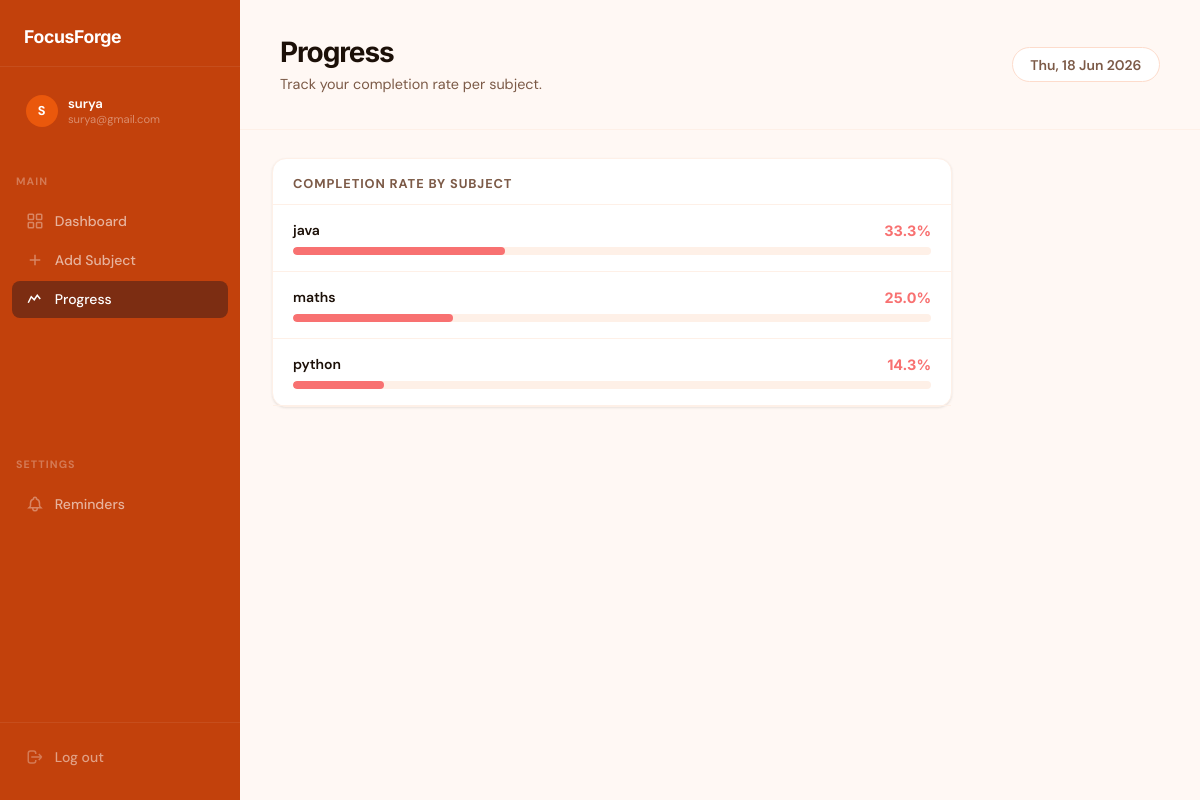
The page /progress (signed in) on the database as committed earlier.
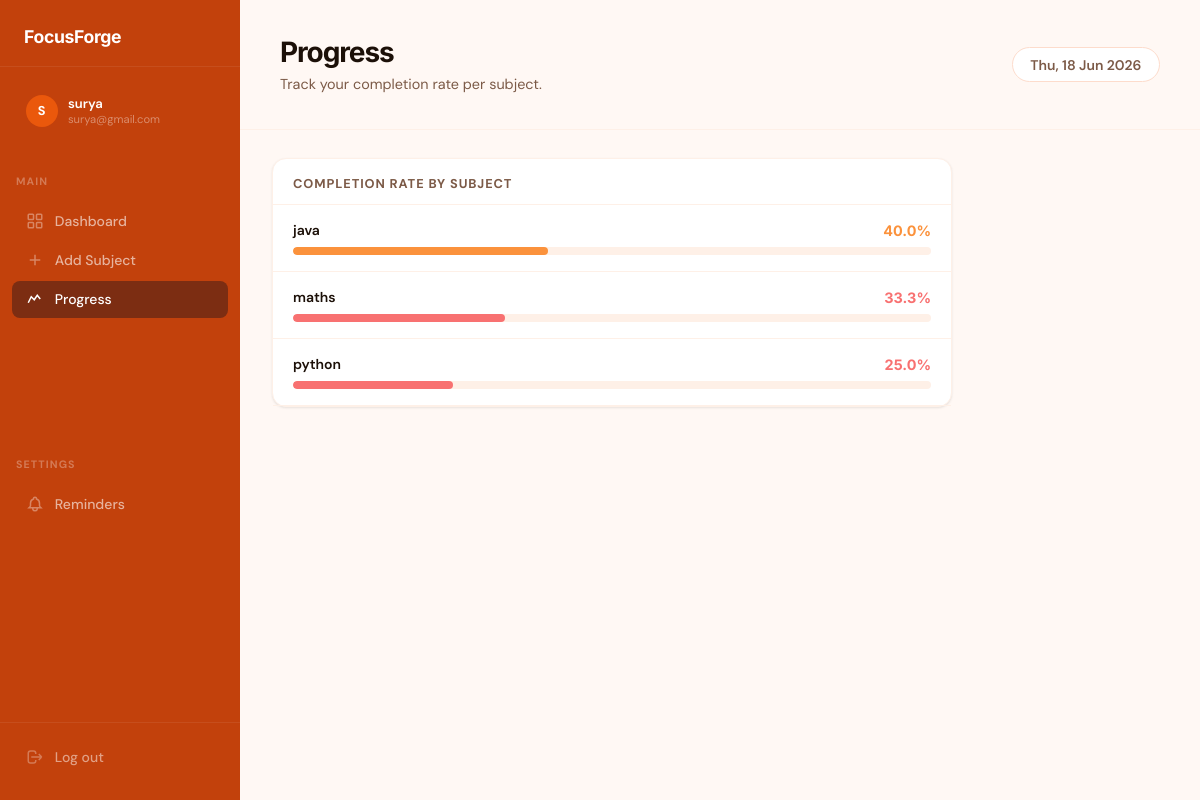
The same page on the database as committed later.
### models.py (models this page shows)
class User(UserMixin, db.Model):
    id = db.Column(db.Integer, primary_key=True)
    username = db.Column(db.String(150), unique=True, nullable=False)
    email = db.Column(db.String(150), unique=True, nullable=False)
    password = db.Column(db.String(150), nullable=False)
    daily_study_hours = db.Column(db.Float, default=0.0)
    subjects = db.relationship('Subject', backref='user', lazy=True)
    study_sessions = db.relationship('StudySession', backref='user', lazy=True)

class Subject(db.Model):
    id = db.Column(db.Integer, primary_key=True)
    user_id = db.Column(db.Integer, db.ForeignKey('user.id'), nullable=False)
    name = db.Column(db.String(150), nullable=False)
    exam_date = db.Column(db.Date, nullable=False)
    credit_hours = db.Column(db.Float, nullable=False)
    difficulty = db.Column(db.String(50), nullable=False)
    priority_score = db.Column(db.Float, default=0.0)

### app.py (the view)
@app.route('/progress')
@login_required
def progress():
    subjects = Subject.query.filter_by(user_id=current_user.id).all()
    stats = []
    for sub in subjects:
        total     = StudySession.query.filter_by(subject_id=sub.id).count()
        completed = StudySession.query.filter_by(subject_id=sub.id, completed=True).count()
        rate      = (completed / total * 100) if total > 0 else 0
        stats.append({'name': sub.name, 'rate': round(rate, 1)})
    return render_template('progress.html', stats=stats)

### app.py (called while the page is built)
@login_manager.user_loader
def load_user(user_id):
    return db.session.get(User, int(user_id))

### templates/progress.html (shortened to what this page needs)
{% extends "base.html" %}
{% block page_title %}Progress{% endblock %}
{% block page_subtitle %}<p>Track your completion rate per subject.</p>{% endblock %}
{% block content %}
<div style="max-width: 680px;">
  {% if stats %}
  <div class="card">
    <div class="card-header">Completion Rate by Subject</div>
    <div style="padding: 0;">
      {% for s in stats %}
      <div style="padding: 1rem 1.25rem; border-bottom: 1px solid var(--border-light);" {% if loop.last %}style="border-bottom:none;padding:1rem 1.25rem;"{% endif %}>
        <div style="display:flex; justify-content:space-between; align-items:center; margin-bottom:0.5rem;">
          <span style="font-weight:600; font-size:0.875rem;">{{ s.name }}</span>
          <span style="font-family:'Inter',sans-serif; font-weight:700; font-size:0.9rem;
            color: {% if s.rate >= 75 %}var(--green){% elif s.rate >= 40 %}var(--yellow){% else %}var(--red){% endif %};">
            {{ s.rate }}%
          </span>
        </div>
        <div class="progress-track">
          <div class="progress-fill" style="width:{{ s.rate }}%;
            background: {% if s.rate >= 75 %}var(--green){% elif s.rate >= 40 %}var(--yellow){% else %}var(--red){% endif %};"></div>
        </div>
      </div>
      {% endfor %}
    </div>
  </div>
  {% endif %}
</div>
{% endblock %}

### templates/base.html (shortened to what this page needs)
<!DOCTYPE html>
<html lang="en">
<head>
</head>
<body>
{% if current_user.is_authenticated %}
<aside class="sidebar">
  <div class="sidebar-logo">
    <a href="{{ url_for('dashboard') }}">
      <span class="logo-text">FocusForge</span>
    </a>
  </div>
  <div style="padding: 0.5rem 0.75rem; margin-top: 0.5rem;">
    <div class="user-chip">
      <div class="user-avatar">{{ current_user.username[0].upper() }}</div>
      <div class="user-info">
        <div class="user-name">{{ current_user.username }}</div>
        <div class="user-email">{{ current_user.email }}</div>
      </div>
    </div>
  </div>
  <div class="sidebar-section">Main</div>
  <nav class="sidebar-nav">
    <a href="{{ url_for('dashboard') }}" class="{{ 'active' if request.endpoint == 'dashboard' }}">
      <svg class="nav-icon" fill="none" stroke="currentColor" stroke-width="2" viewBox="0 0 24 24"><rect x="3" y="3" width="7" height="7" rx="1"/><rect x="14" y="3" width="7" height="7" rx="1"/><rect x="3" y="14" width="7" height="7" rx="1"/><rect x="14" y="14" width="7" height="7" rx="1"/></svg>
      Dashboard
    </a>
    <a href="{{ url_for('add_subject') }}" class="{{ 'active' if request.endpoint == 'add_subject' }}">
      <svg class="nav-icon" fill="none" stroke="currentColor" stroke-width="2" viewBox="0 0 24 24"><path d="M12 5v14M5 12h14"/></svg>
      Add Subject
    </a>
    <a href="{{ url_for('progress') }}" class="{{ 'active' if request.endpoint == 'progress' }}">
      <svg class="nav-icon" fill="none" stroke="currentColor" stroke-width="2" viewBox="0 0 24 24"><path d="M3 17l4-8 4 4 4-6 4 5"/></svg>
      Progress
    </a>
  </nav>
  <div class="sidebar-section">Settings</div>
  <nav class="sidebar-nav">
    <a href="{{ url_for('reminder_settings') }}" class="{{ 'active' if request.endpoint == 'reminder_settings' }}">
      <svg class="nav-icon" fill="none" stroke="currentColor" stroke-width="2" viewBox="0 0 24 24"><path d="M15 17h5l-1.405-1.405A2.032 2.032 0 0118 14.158V11a6.002 6.002 0 00-4-5.659V5a2 2 0 10-4 0v.341C7.67 6.165 6 8.388 6 11v3.159c0 .538-.214 1.055-.595 1.436L4 17h5m6 0v1a3 3 0 11-6 0v-1m6 0H9"/></svg>
      Reminders
    </a>
  </nav>
  <div class="sidebar-bottom">
    <a href="{{ url_for('logout') }}">
      <svg class="nav-icon" fill="none" stroke="currentColor" stroke-width="2" viewBox="0 0 24 24"><path d="M17 16l4-4m0 0l-4-4m4 4H7m6 4v1a3 3 0 01-3 3H6a3 3 0 01-3-3V7a3 3 0 013-3h4a3 3 0 013 3v1"/></svg>
      Log out
    </a>
  </div>
</aside>
{% endif %}
<div class="main-wrap" {% if not current_user.is_authenticated %}style="margin-left:0"{% endif %}>
  {% if current_user.is_authenticated %}
  <header class="topbar">
    <div class="topbar-left">
      <h1>{% block page_title %}FocusForge{% endblock %}</h1>
      {% block page_subtitle %}<p>Welcome back, {{ current_user.username }}</p>{% endblock %}
    </div>
    <div class="topbar-right">
      <span class="topbar-pill" id="topbar-date"></span>
    </div>
  </header>
  {% endif %}
  <main class="page-content">
    {% block content %}{% endblock %}
  </main>
</div>
</body>
</html>

Rows that differ between the two databases and show on the page:
changed Subject "java": rate "33.3" → "40.0"; {{ s.rate }} 33.3 → 40.0 (drawn)
changed Subject "maths": rate "25.0" → "33.3"; {{ s.rate }} 25.0 → 33.3 (drawn)
changed Subject "python": rate "14.3" → "25.0"; {{ s.rate }} 14.3 → 25.0 (drawn)
